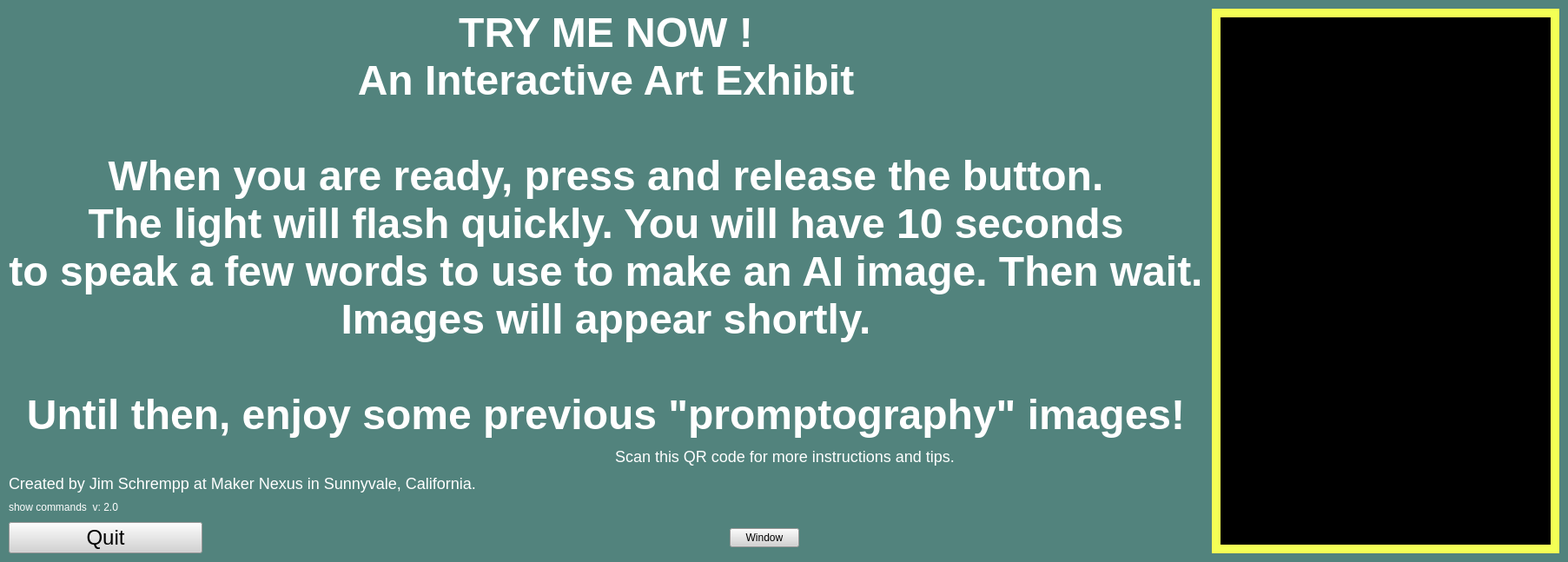
<?xml version="1.0" encoding="UTF-8"?>
<ui version="4.0">
 <class>MainWindow</class>
 <widget class="QMainWindow" name="MainWindow">
  <property name="windowTitle">
   <string>Speech 2 Picture</string>
  </property>
  <property name="styleSheet">
   <string notr="true">background-color: #52837D;</string>
  </property>
  <widget class="QWidget" name="centralContainer">
   <layout class="QGridLayout" name="mainGrid">
    <property name="leftMargin">
     <number>10</number>
    </property>
    <property name="topMargin">
     <number>10</number>
    </property>
    <property name="rightMargin">
     <number>10</number>
    </property>
    <property name="bottomMargin">
     <number>10</number>
    </property>
    <property name="spacing">
     <number>10</number>
    </property>

    <!-- Column stretches: 0-5 get 1, 6 gets 14, 7 gets 0 -->
    <!-- Row stretches: 0=3, 1=3, 2=1, 3=1, 4=1, 5=1 -->

    <!-- Instructions label: rows 0-1, cols 0-5 -->
    <item row="0" column="0" rowspan="2" colspan="6">
     <widget class="QLabel" name="labelInstructions">
      <property name="alignment">
       <set>Qt::AlignHCenter|Qt::AlignTop</set>
      </property>
      <property name="wordWrap">
       <bool>true</bool>
      </property>
      <property name="minimumSize">
       <size>
        <width>0</width>
        <height>360</height>
       </size>
      </property>
      <property name="sizePolicy">
       <sizepolicy hsizetype="Expanding" vsizetype="Expanding">
        <horstretch>0</horstretch>
        <verstretch>0</verstretch>
       </sizepolicy>
      </property>
      <property name="styleSheet">
       <string notr="true">font-size: 48px; font-weight: 700; font-family: 'Noto Sans'; color: #FFFFFF; background-color: #52837D;</string>
      </property>
      <property name="text">
       <string>TRY ME NOW !
An Interactive Art Exhibit

When you are ready, press and release the button.
The light will flash quickly. You will have 10 seconds
to speak a few words to use to make an AI image. Then wait.
Images will appear shortly.

Until then, enjoy some previous "promptography" images!</string>
      </property>
     </widget>
    </item>

    <!-- Main image label: rows 0-5, col 6 -->
    <item row="0" column="6" rowspan="6">
     <widget class="QLabel" name="labelForImage">
      <property name="alignment">
       <set>Qt::AlignCenter</set>
      </property>
      <property name="styleSheet">
       <string notr="true">background-color: #000000; border: 10px solid #f4ff55;</string>
      </property>
      <property name="minimumSize">
       <size>
        <width>400</width>
        <height>400</height>
       </size>
      </property>
      <property name="sizePolicy">
       <sizepolicy hsizetype="Expanding" vsizetype="Expanding">
        <horstretch>0</horstretch>
        <verstretch>0</verstretch>
       </sizepolicy>
      </property>
     </widget>
    </item>

    <!-- QR static image + text layout: row 2, cols 0-5 -->
    <item row="2" column="0" colspan="6">
     <layout class="QHBoxLayout" name="qrLayout">
      <property name="spacing">
       <number>20</number>
      </property>
      <item>
       <widget class="QLabel" name="labelQR">
        <property name="styleSheet">
         <string notr="true">background-color: #52837D;</string>
        </property>
        <property name="fixedWidth">
         <number>160</number>
        </property>
       </widget>
      </item>
      <item>
       <widget class="QLabel" name="labelQRText">
        <property name="text">
         <string>Scan this QR code for more instructions and tips.</string>
        </property>
        <property name="alignment">
         <set>Qt::AlignLeft|Qt::AlignVCenter</set>
        </property>
        <property name="wordWrap">
         <bool>true</bool>
        </property>
        <property name="styleSheet">
         <string notr="true">font: 18px Helvetica; color: #FFFFFF; background-color: #52837D;</string>
        </property>
       </widget>
      </item>
     </layout>
    </item>

    <!-- Credits label: row 3, cols 0-5 -->
    <item row="3" column="0" colspan="6">
     <widget class="QLabel" name="labelCredits">
      <property name="text">
       <string>Created by Jim Schrempp at Maker Nexus in Sunnyvale, California.</string>
      </property>
      <property name="alignment">
       <set>Qt::AlignLeft|Qt::AlignTop</set>
      </property>
      <property name="wordWrap">
       <bool>true</bool>
      </property>
      <property name="styleSheet">
       <string notr="true">font: 18px Helvetica; color: #FFFFFF; background-color: #52837D;</string>
      </property>
     </widget>
    </item>

    <!-- Command hint label: row 4, cols 0-5 -->
    <item row="4" column="0" colspan="6">
     <widget class="QLabel" name="labelCommandHint">
      <property name="text">
       <string>show commands  v: 2.0</string>
      </property>
      <property name="alignment">
       <set>Qt::AlignLeft|Qt::AlignTop</set>
      </property>
      <property name="wordWrap">
       <bool>true</bool>
      </property>
      <property name="styleSheet">
       <string notr="true">font: 12px Helvetica; color: #FFFFFF; background-color: #52837D;</string>
      </property>
     </widget>
    </item>

    <!-- Quit button: row 5, col 0 -->
    <item row="5" column="0">
     <widget class="QPushButton" name="buttonQuit">
      <property name="text">
       <string>Quit</string>
      </property>
      <property name="styleSheet">
       <string notr="true">font: 24px Helvetica; background-color: #D3D3D3; color: #000000;</string>
      </property>
     </widget>
    </item>

    <!-- Window + Quit button layout: row 5, cols 2-4 -->
    <item row="5" column="2" colspan="2">
     <layout class="QHBoxLayout" name="buttonLayout">
      <item>
       <spacer name="buttonSpacer">
        <property name="orientation">
         <enum>Qt::Horizontal</enum>
        </property>
        <property name="sizeHint" stdset="0">
         <size>
          <width>40</width>
          <height>20</height>
         </size>
        </property>
       </spacer>
      </item>
      <item>
       <widget class="QPushButton" name="buttonWindow">
        <property name="text">
         <string>Window</string>
        </property>
        <property name="styleSheet">
         <string notr="true">font: 12px Helvetica; background-color: #D3D3D3; color: #000000;</string>
        </property>
       </widget>
      </item>
     </layout>
    </item>

   </layout>
  </widget>
 </widget>
 <resources/>
 <connections/>
</ui>
